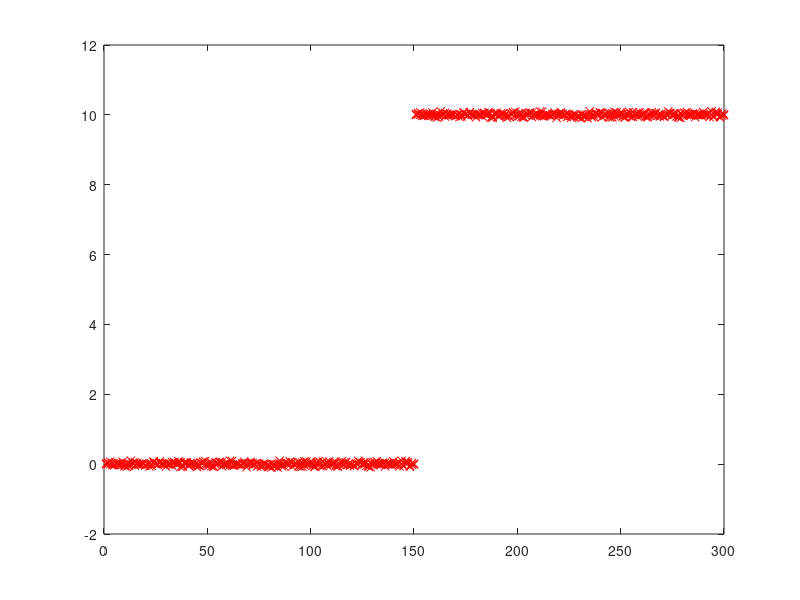

Write MATLAB code to recreate this figure. (Note: this script raises an error after producing the figure.)
X1 = rand(150,2);
X1(:,1) = X1(:,1) * 2 * pi;
X1 = [cos(X1(:,1)), sin(X1(:,1))] .* X1(:,2);
X1 = X1 * 0.1;
X2 = X1 + 10;
X = [X1; X2];
plot(X,'rx');
m = size(X,1);
init_y = (rand(m,1) > 0.5) + 1;
[y,error,means] = kmeans(X, init_y, 2, 10, 2);

c1 = X(y == 1, :);
c2 = X(y == 2, :);
plot(c1(:,1),c1(:,2),'ro',c2(:,1),c2(:,2),'bo')
hold on
plot(means(:,1),means(:,2),'gh','MarkerSize',10);
pause
hold off
plot(error)
pause
